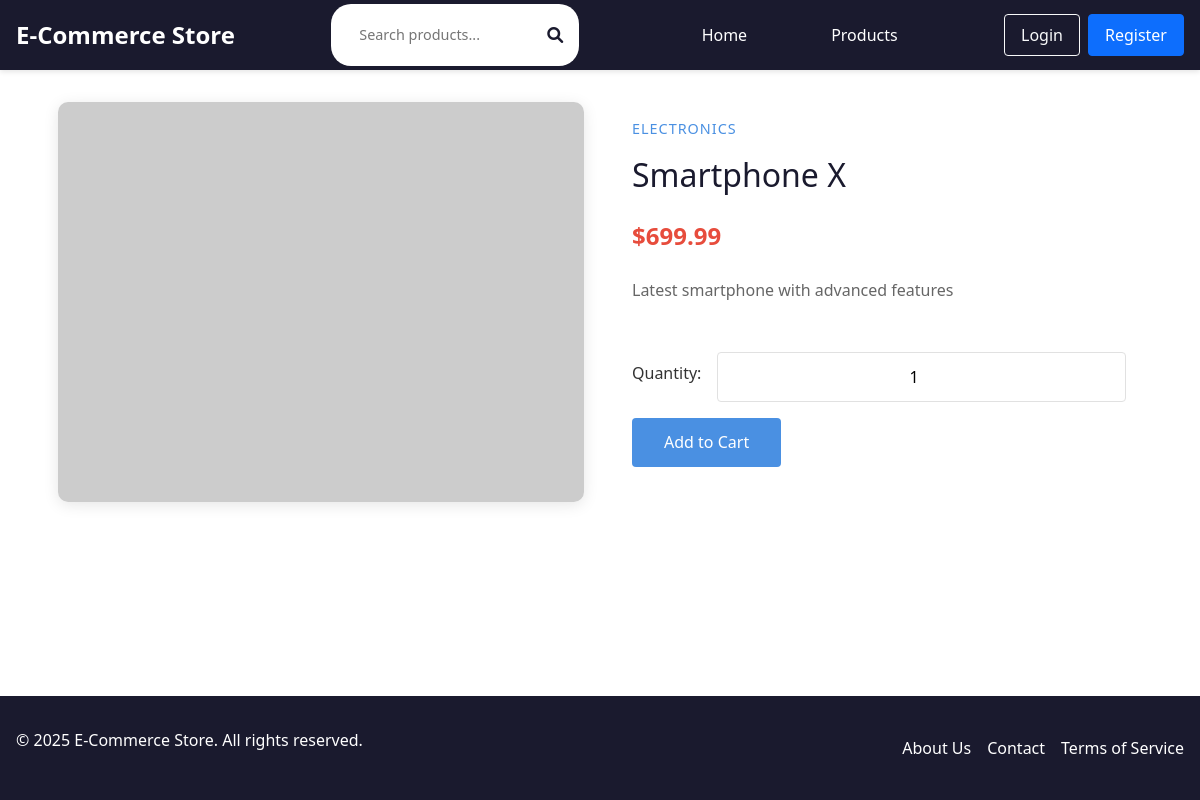
Screenshot of /pages/product_details.php?id=1 with the database file from the repository.
### tables this page shows
CREATE TABLE IF NOT EXISTS products (
    id INT PRIMARY KEY AUTO_INCREMENT,
    title VARCHAR(255) NOT NULL,
    description TEXT,
    price DECIMAL(10,2) NOT NULL,
    image_url VARCHAR(255),
    category VARCHAR(50),
    stock INT DEFAULT 0,
    is_api_product BOOLEAN DEFAULT FALSE,
    created_at TIMESTAMP DEFAULT CURRENT_TIMESTAMP,
    updated_at TIMESTAMP DEFAULT CURRENT_TIMESTAMP ON UPDATE CURRENT_TIMESTAMP
);

### includes/functions.php (called while the page is built, shortened)
<?php
function formatPrice($price) {
    return '$' . number_format($price, 2);
}
function getProduct($conn, $id) {
    $stmt = $conn->prepare("SELECT * FROM products WHERE id = ?");
    $stmt->execute([$id]);
    return $stmt->fetch();
}

### pages/product_details.php (the view, shortened to what this page needs)
<?php
require_once '../includes/header.php';
$db = new Database();
$conn = $db->getConnection();
$product_id = $_GET['id'];
$product = getProduct($conn, $product_id);
?>
<div class="product-details">
    <div class="product-container">
        <div class="product-image-container">
            <img src="<?php echo htmlspecialchars($product['image_url']); ?>" alt="<?php echo htmlspecialchars($product['title']); ?>" class="product-image">
        </div>
        <div class="product-info">
            <span class="product-category"><?php echo htmlspecialchars($product['category']); ?></span>
            <h1 class="product-title"><?php echo htmlspecialchars($product['title']); ?></h1>
            <div class="product-price"><?php echo formatPrice($product['price']); ?></div>
            <p class="product-description"><?php echo htmlspecialchars($product['description']); ?></p>
            <form method="POST" id="addToCartForm" action="<?php echo BASE_URL; ?>/api/cart/add.php">
                <div class="quantity-selector">
                    <label for="quantity">Quantity:</label>
                    <input type="number" id="quantity" name="quantity" class="quantity-input" value="1" min="1" max="10">
                </div>
                <button type="submit" name="add_to_cart" class="add-to-cart-btn">Add to Cart</button>
            </form>
        </div>
    </div>
</div>
<?php require_once '../includes/footer.php'; ?>

### public/css/style.css (style rules this page uses)
:root { --primary-color: #1a1a2e; --secondary-color: #4a90e2; --accent-color: #e74c3c; --text-color: #333; --light-bg: #f8f9fa; --border-color: #e1e1e1; --success-color: #2ecc71; --warning-color: #f1c40f; --error-color: #e74c3c; --header-height: 70px; }
* { margin: 0; padding: 0; box-sizing: border-box; }
body { font-family: 'Segoe UI', Tahoma, Geneva, Verdana, sans-serif; color: var(--text-color); line-height: 1.6; background-color: var(--light-bg); min-height: 100vh; display: flex; flex-direction: column; }
.product-image { width: 100%; height: 200px; object-fit: cover; }
.product-info { padding: 1rem; }
.product-title { font-size: 1.2rem; margin-bottom: 0.5rem; }
.product-price { font-size: 1.1rem; color: var(--accent-color); margin-bottom: 0.5rem; }
label { display: block; margin-bottom: 0.5rem; font-weight: 500; }
input[type="text"], input[type="email"], input[type="password"], input[type="number"], textarea, select { width: 100%; padding: 0.75rem; border: 1px solid var(--border-color); border-radius: 4px; font-size: 1rem; transition: border-color 0.3s ease; }

### includes/header.php (style rules this page uses)
:root { --primary-color: #1a1a2e; --secondary-color: #4a90e2; --accent-color: #e74c3c; --text-color: #333; --light-bg: #f8f9fa; --header-height: 70px; }
body { margin: 0; font-family: 'Segoe UI', Tahoma, Geneva, Verdana, sans-serif; color: var(--text-color); min-height: 100vh; display: flex; flex-direction: column; }

### pages/product_details.php (style rules this page uses)
.product-details { padding: 2rem 0; }
.product-container { display: grid; grid-template-columns: 1fr 1fr; gap: 2rem; max-width: 1200px; margin: 0 auto; padding: 0 1rem; }
.product-image { width: 100%; height: 400px; object-fit: cover; border-radius: 10px; box-shadow: 0 3px 15px rgba(0,0,0,0.1); }
.product-info { display: flex; flex-direction: column; gap: 1rem; }
.product-title { font-size: 2rem; color: var(--primary-color); margin-bottom: 0.5rem; }
.product-price { font-size: 1.5rem; color: var(--accent-color); font-weight: bold; }
.product-category { color: var(--secondary-color); text-transform: uppercase; letter-spacing: 1px; font-size: 0.9rem; }
.product-description { line-height: 1.6; color: #666; }
.quantity-selector { display: flex; align-items: center; gap: 1rem; margin: 1rem 0; }
.quantity-input { width: 60px; padding: 0.5rem; text-align: center; border: 1px solid #ddd; border-radius: 4px; }
.add-to-cart-btn { background: var(--secondary-color); color: white; border: none; padding: 0.8rem 2rem; border-radius: 4px; cursor: pointer; font-weight: 500; transition: all 0.3s ease; }

### rows the page displays
products: category "ELECTRONICS", title "Smartphone X", price "$699.99", description "Latest smartphone with advanced features"
